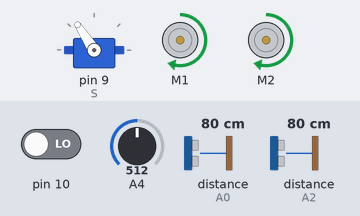
This sketch was run on a simulated Arduino Uno, built with avr-gcc and run on an emulated ATmega328P. Shown: servo, 2 × DC motor (green arrow = forward, orange = backward, longer = faster). Wiring (inferred from the names in the program): 2 × ultrasonic range finder: trigger A1, echo A0 / trigger A3, echo A2. The inputs (shaded band) are chosen by the test bench; at power-on: distance to the obstacle (sensors on A0, A2) 80 cm, A4 = 512, pin 10 LOW. The echo pulse lasts 58.3 µs per cm.

Above: at 1.2 s.
1.3 s: distance to the obstacle (sensor on A0) set to 2 cm
At 2.4 s:
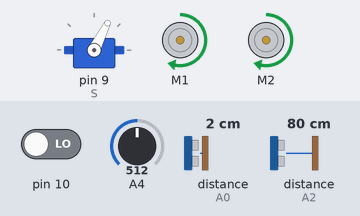
2.8 s: distance to the obstacle (sensor on A2) set to 63 cm
At 3.8 s:
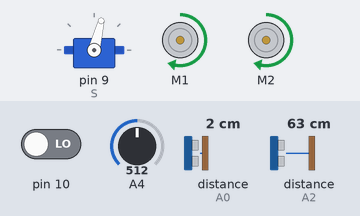
4.3 s: distance to the obstacle (sensor on A2) set to 59 cm
At 4.9 s:
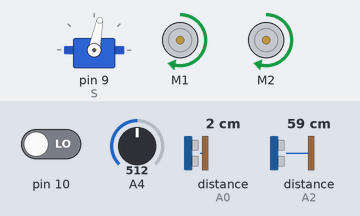
7.3 s: A4 set to 207
At 7.9 s:
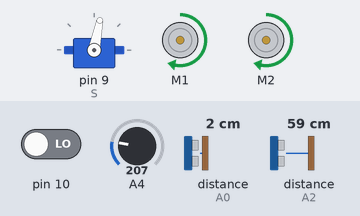
10.3 s: A4 set to 182
At 11.5 s:
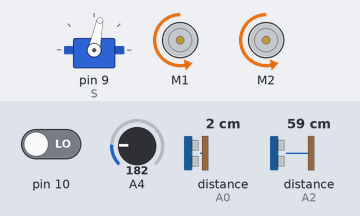
11.8 s: A4 set to 210
At 13.9 s:
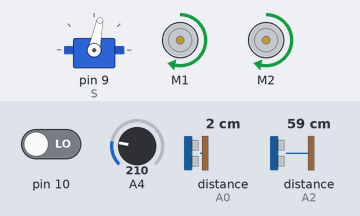
Timing chart, 0 to 15.4 s (numbered marks = the images above; inputs shaded):
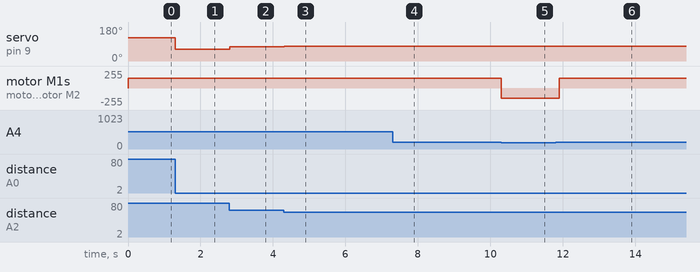

Measured:
- the behaviour switches between 201 and 200 on A4 (found by bisection; images 4 and 5)
- after the input at 1.3 s, servo on pin 9 (S): 123° → 63° at once
- after the input at 2.8 s, servo on pin 9 (S): 63° → 76° at once
- after the input at 4.3 s, servo on pin 9 (S): 76° → 79° at once
- after the input at 7.3 s, servo on pin 9 (S): stays 79° (without the input it goes to 80° after 3.0 s)
- after the input at 10.3 s, servo on pin 9 (S): stays 79° (without the input it goes to 80° after 1.5 s); motor M1, motor M2: forward 150/255 → backward 150/255 at once
- after the input at 11.8 s, motor M1, motor M2: backward 150/255 → forward 150/255 after 0.11 s

The sketch:

koridirs_1.ino
```cpp
#include <Servo.h>
#include <AFMotor.h>

Servo S;

AF_DCMotor M1(1);
AF_DCMotor M2(2);

float k = 0.75;

int trigPin1 = A3; // L
int echoPin1 = A2;
int trigPin2 = A1; // R
int echoPin2 = A0;
int ras1 = 0;
int ras2 = 0;
int duration = 0;

void setup() {
  S.attach(9);
  Serial.begin(115200);
  M1.setSpeed(150);
  M2.setSpeed(150);
  M1.run(RELEASE);
  M2.run(RELEASE);
  pinMode(trigPin1, OUTPUT);
  pinMode(echoPin1, INPUT);
  pinMode(trigPin2, OUTPUT);
  pinMode(echoPin2, INPUT);
  S.write(123);
  while ((digitalRead(10)) == 1) { delay(10); }
  //M1.run(FORWARD);
  //M2.run(FORWARD);
}

  // RELEASE
  // FORWARD
  // BACKWARD

void loop() {
  //Serial.println(analogRead(A4));
  dv();
}

void dv() {
  if ((analogRead(A4)) > 200) {
    M1.run(FORWARD);
    M2.run(FORWARD);
    rast();
    if (ras1 > 80) { ras1 = 80; }
    if (ras2 > 80) { ras2 = 80; }
    S.write(123 - (ras1 - ras2)*k );
  }
  else {
    M1.run(BACKWARD);
    M2.run(BACKWARD);
    delay(800);
  }
}

void rast(){
  digitalWrite(trigPin1, LOW);
  delayMicroseconds(2);
  digitalWrite(trigPin1, HIGH);
  delayMicroseconds(10);
  digitalWrite(trigPin1, LOW);
  duration = pulseIn(echoPin1, HIGH);
  ras1 = duration / 58;
  //------------------------------------------
  digitalWrite(trigPin2, LOW);
  delayMicroseconds(2);
  digitalWrite(trigPin2, HIGH);
  delayMicroseconds(10);
  digitalWrite(trigPin2, LOW);
  duration = pulseIn(echoPin2, HIGH);
  ras2 = duration / 58;
}
```
